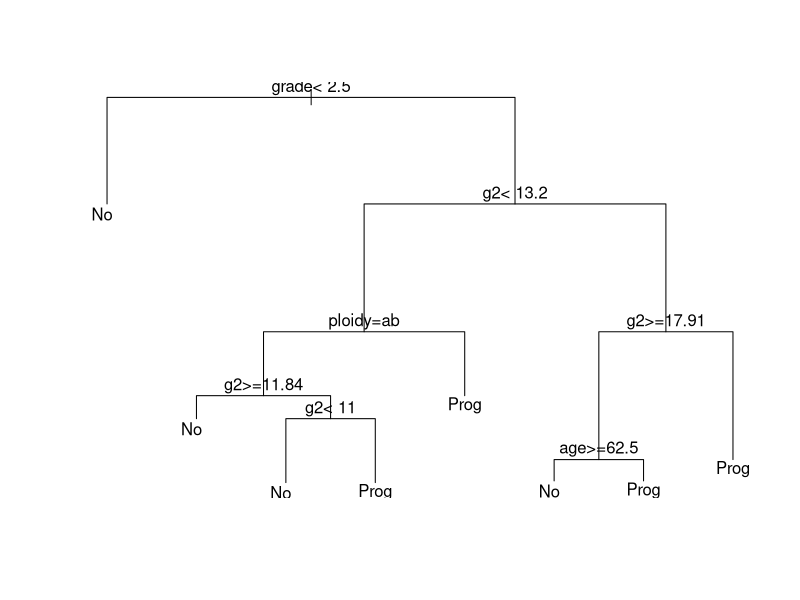
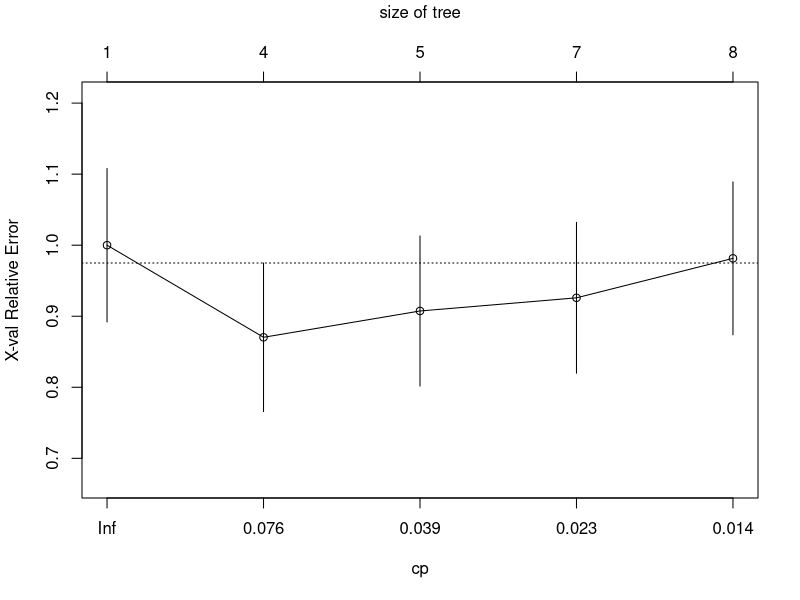
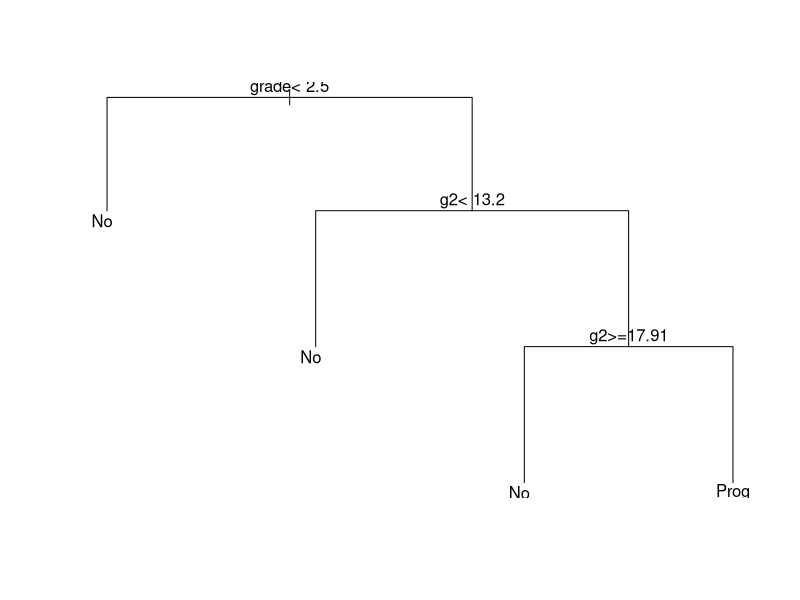
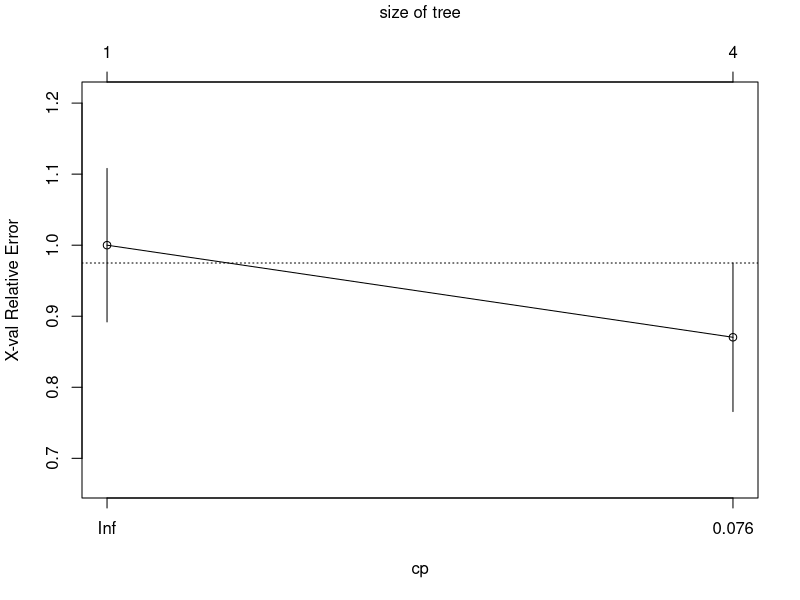
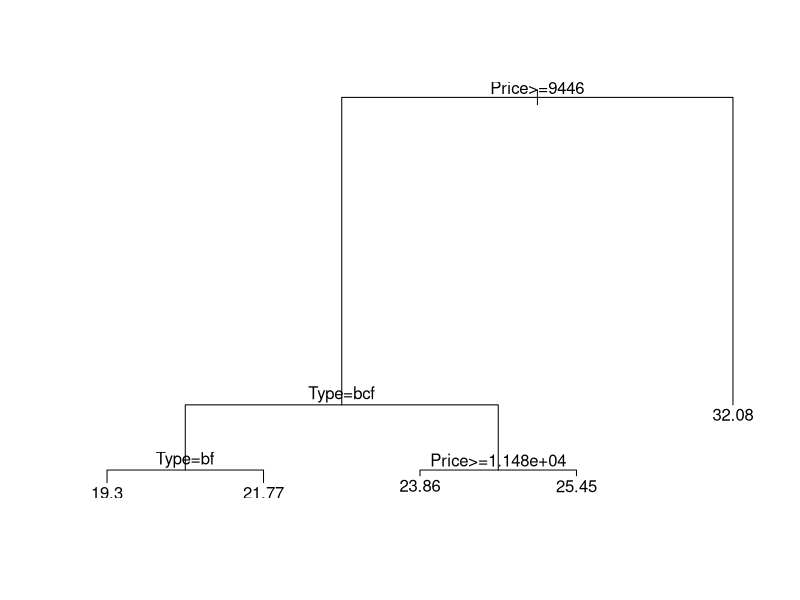
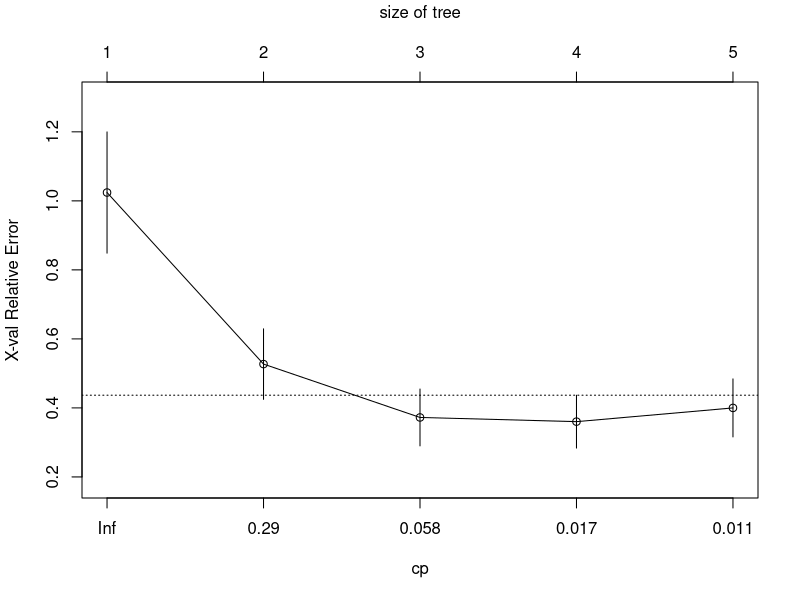
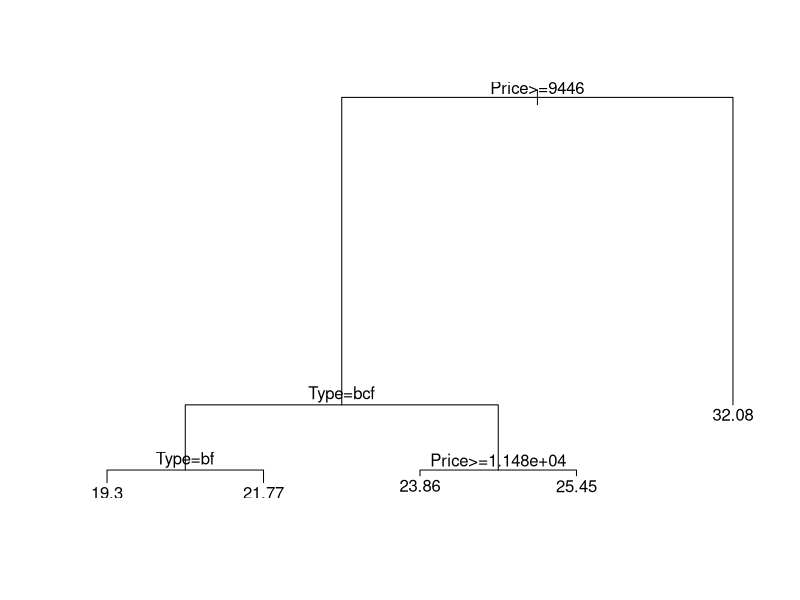
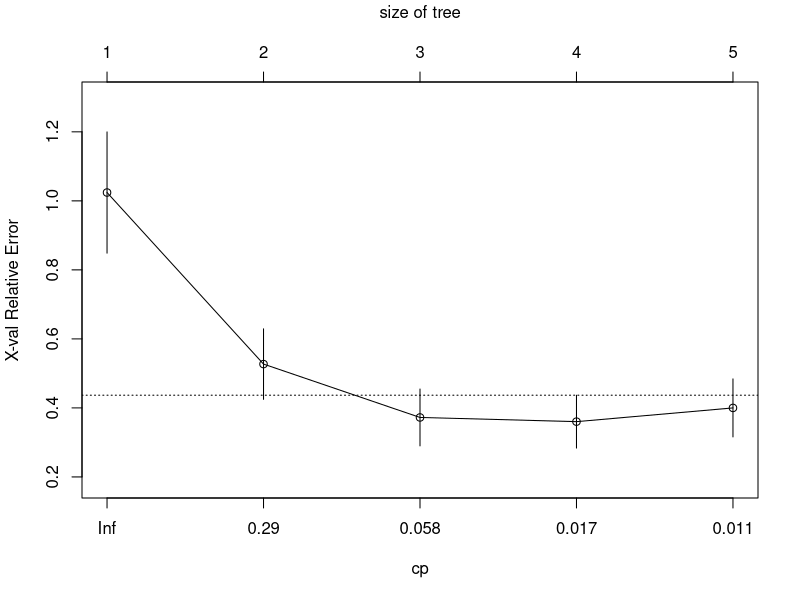

Recreate these plots in R, in order.
## ---- chunk 1

library(rpart)

progstat <- factor(stagec$pgstat, levels = 0:1, labels = c("No", "Prog"))

set.seed(42)
cfit <- rpart(progstat ~ age + eet + g2 + grade + gleason + ploidy, data = stagec, method = 'class')


print(cfit)

## ---- chunk 2

plot(cfit)
text(cfit)


## ---- chunk 3

printcp(cfit)

## ---- chunk 4


plotcp(cfit)

## ---- chunk 5
set.seed(42)
cfit.prune = prune(cfit, cp = cfit$cptable[which.min(cfit$cptable[,"xerror"]),"CP"]
)

plot(cfit.prune)
text(cfit.prune)

## ---- chunk 6


printcp(cfit.prune)

## ---- chunk 7


plotcp(cfit.prune)

## ---- chunk 8

set.seed(42)
# grow tree
rfit <- rpart(Mileage~., method="anova", data=cu.summary)

print(rfit)


## ---- chunk 9


plot(rfit)
text(rfit)
## ---- chunk 10

printcp(rfit)

## ---- chunk 11

plotcp(rfit)

## ---- chunk 12
set.seed(42)
rfit.prune = prune(rfit, cp = rfit$rptable[which.min(rfit$cptable[,"xerror"]),"CP"]
)

plot(rfit.prune)
text(rfit.prune)

## ---- chunk 13


printcp(rfit.prune)

## ---- chunk 14


plotcp(rfit.prune)

